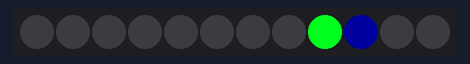
This sketch was run on a simulated Arduino Uno, built with avr-gcc and run on an emulated ATmega328P. Parts: 12 RGB LEDs in strip order, left to right. Dim RGB values are drawn brighter than linear.

Above: at 0.15 s.
At 3.15 s:
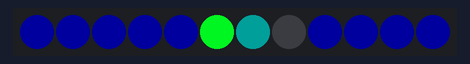
At 9.77 s:
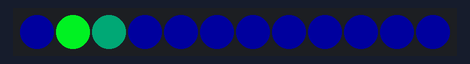
At 20.29 s:
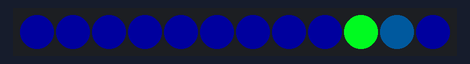
At 30.21 s:
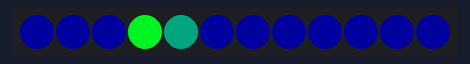
At 39.83 s:
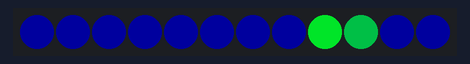

The sketch:

led_loading.ino
```cpp
#include <Adafruit_NeoPixel.h>

/////////////////////////////////////////////////////定義とglobal関数だから本元のところにおいておいておいてね///////////////////////////////////////////////

#include <Adafruit_NeoPixel.h>

#define PIN            10 //シリアル通信GPIOピン番号
#define MAXPIXELS      12 //LED素子の最大数

Adafruit_NeoPixel pixels = Adafruit_NeoPixel(MAXPIXELS, PIN, NEO_GRB + NEO_KHZ800);

uint8_t LedNum1_Inc = 9; //最初にフェードインするLED番号
uint8_t LedNum1_Dec = 8; //フェードアウトするLED番号

uint8_t ChangeType = 3; //LED点灯パターンを決める引数
uint32_t ChangeTime; //LED点灯パターンを変える時間
int cnt = 0; //256段階でLEDをフェードさせるためのカウント

void setup() {
  pixels.begin(); // This initializes the NeoPixel library.
  pixels.setBrightness(255); //Max 255.power of bllitness
  ChangeTime = millis();
}


///////////////////////////////////////////////////////////関数としてloop内で毎回呼び出す//////////////////////////////////////////////////////////////////

void led_loading(){

      pixels.setPixelColor(LedNum1_Inc, pixels.Color(0, cnt, 30));
      pixels.show();
      pixels.setPixelColor(LedNum1_Dec, pixels.Color(0,255-cnt, 30));
      pixels.show();

      cnt = cnt+1;

      if(cnt == 256){ //フェードが最大、最少になったらLED素子を変える
        LedNum1_Inc++;
        if(LedNum1_Inc >= 12){
        LedNum1_Inc = 0;
        }
        LedNum1_Dec++;
        if(LedNum1_Dec >= 12) LedNum1_Dec = 0;
        cnt = 0;
       }
}

void loop(){
  led_loading();
}
```
